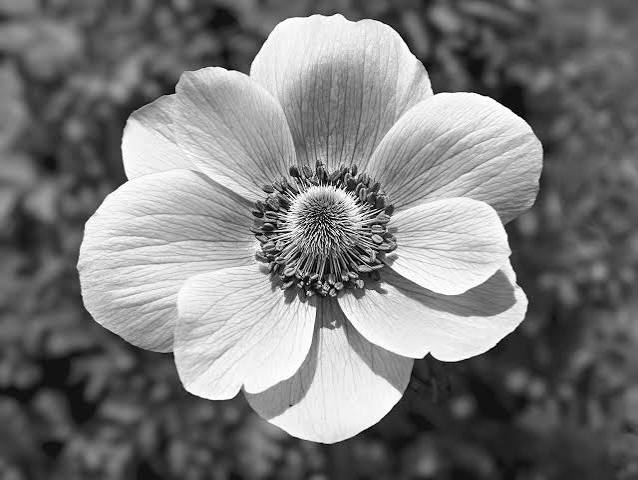
#> input picture week2/pictures/flower.jpg, 638 x 480 px
$ python Histogram_match.py
#> lines starting #> are read from the running program, lines starting #| are printed output that depends on the picture
import matplotlib.pyplot as plt
from PIL import Image
import numpy as np

def black_white_histogram(pixels):
    # intialize histogram array with 256 zeros
    histogram = [0]*256

    height, width = pixels.shape[:2]
    # loop trought image array
    for i in range(height):
        for j in range(width):
            # add value to histogram array
            gray_value = int(pixels[i, j, 0])
            histogram[gray_value] += 1

    return histogram

def get_cdf(histogram):
    cdf = np.cumsum(histogram)
    # Normalize by the total number of pixels
    return cdf / cdf[-1]

# 3. Function to compute the mapping from Image 1 to Image 2
def histogram_matching_mapping(hist_A, hist_B):
    cdf_A = get_cdf(hist_A)
    cdf_B = get_cdf(hist_B)

    mapping = np.zeros(256, dtype=int)
    for a in range(256):
        b = 0
        while b < 255 and cdf_B[b] < cdf_A[a]:
            b += 1
        mapping[a] = b

    return mapping


picture_path_1 = "pictures/flower.jpg"
picture_path_2 = "pictures/dark_flower.jpg"

picture_1  = Image.open(picture_path_1)
#> picture_1 is the input picture: PIL image 638x480 RGB; min 0, max 255, mean 122.8
picture_2  = Image.open(picture_path_2)
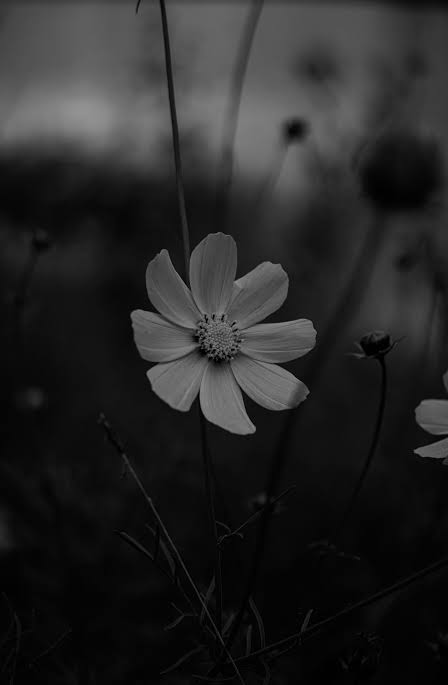
#> input picture week2/pictures/dark_flower.jpg, 448 x 685 px
#> picture_2 is the input picture: PIL image 448x685 RGB; min 0, max 147, mean 38.2

pixels_1 = np.array(picture_1)
pixels_2 = np.array(picture_2)

hist_1 = black_white_histogram(pixels_1)
#> after the loop in black_white_histogram, `for i in range(height):`: histogram = 256 values, max 2489 at index 87, min 35 at index 2, mean 1196.2
#> hist_1 has the same summary as histogram in black_white_histogram
hist_2 = black_white_histogram(pixels_2)
#> hist_2 = 256 values, max 16295 at index 4, min 0 at index 148, mean 1198.8


mapping = histogram_matching_mapping(hist_1, hist_2)
#> in get_cdf, `cdf = np.cumsum(histogram)`: cdf = 256 values from 500 to 306240
#> in histogram_matching_mapping, `cdf_A = get_cdf(hist_A)`: cdf_A = 256 values from 0.00163 to 1
#> in histogram_matching_mapping, `cdf_B = get_cdf(hist_B)`: cdf_B = 256 values from 0.00307 to 1
#> mapping = 256 values from 0 to 147

matched_pixels = np.zeros_like(pixels_1)
height, width = pixels_1.shape[:2]
#> height = 480; width = 638

for i in range(height):
    for j in range(width):
        old_val = pixels_1[i, j, 0]
        new_val = mapping[old_val]
        matched_pixels[i, j] = [new_val, new_val, new_val]
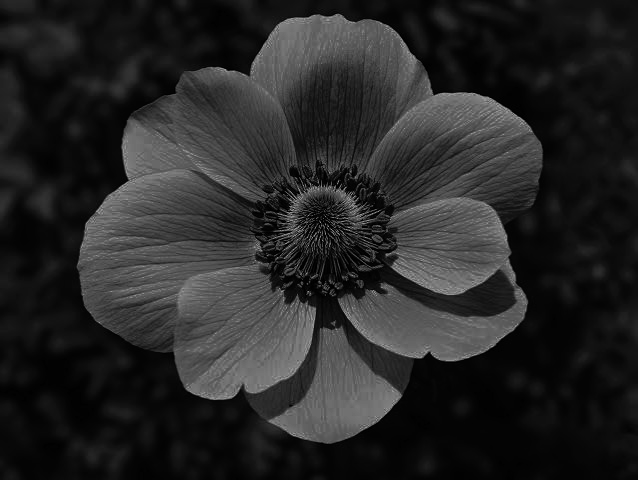
#> matched_pixels: shape (480, 638, 3); min 0, max 147, mean 38.5


matched_image = Image.fromarray(matched_pixels.astype(np.uint8))
plt.figure(figsize=(15, 5))
plt.subplot(1, 3, 1)
plt.title("Original (Flower)")
plt.imshow(picture_1)
plt.subplot(1, 3, 2)
plt.title("Target (Dark Flower)")
plt.imshow(picture_2)
plt.subplot(1, 3, 3)
plt.title("Matched Image")
plt.imshow(matched_image)
plt.show()
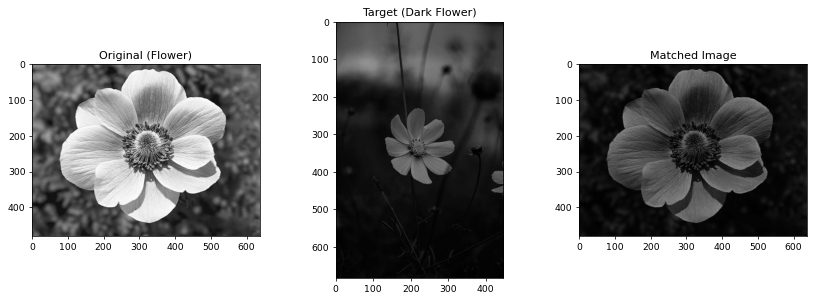
#> figure drawn by matplotlib, 3 panels
